Frame 1 (no input): blank canvas, image omitted
Frame 60 (no input): blank canvas, image omitted
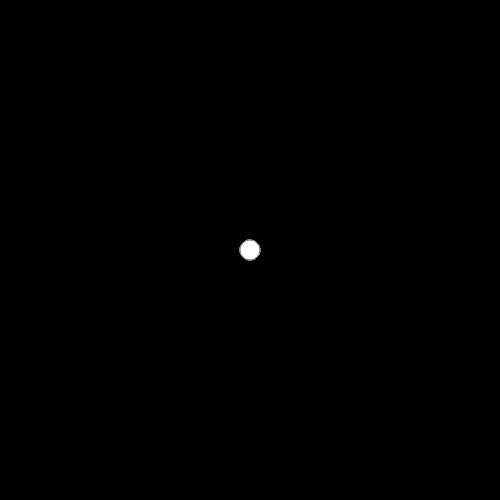
Frame 120 (the mouse pressed at the canvas centre since frame 60)

The p5.js sketch whose frames 1 and 60 were blank and that drew this single picture after the mouse press (run headless with seeded random() and noise() and a simulated clock; from frame 60 on, the mouse is pressed at the canvas centre):

// p5.js sketch
// ── sketch.js
function setup() {
  createCanvas(500, 500);
  background("black");
}

function draw() {
  stroke("gray");
  fill("white");

  // console.log(mouseIsPressed);

  if (mouseIsPressed) {
    circle(mouseX, mouseY, 20, 35);
  }
}
